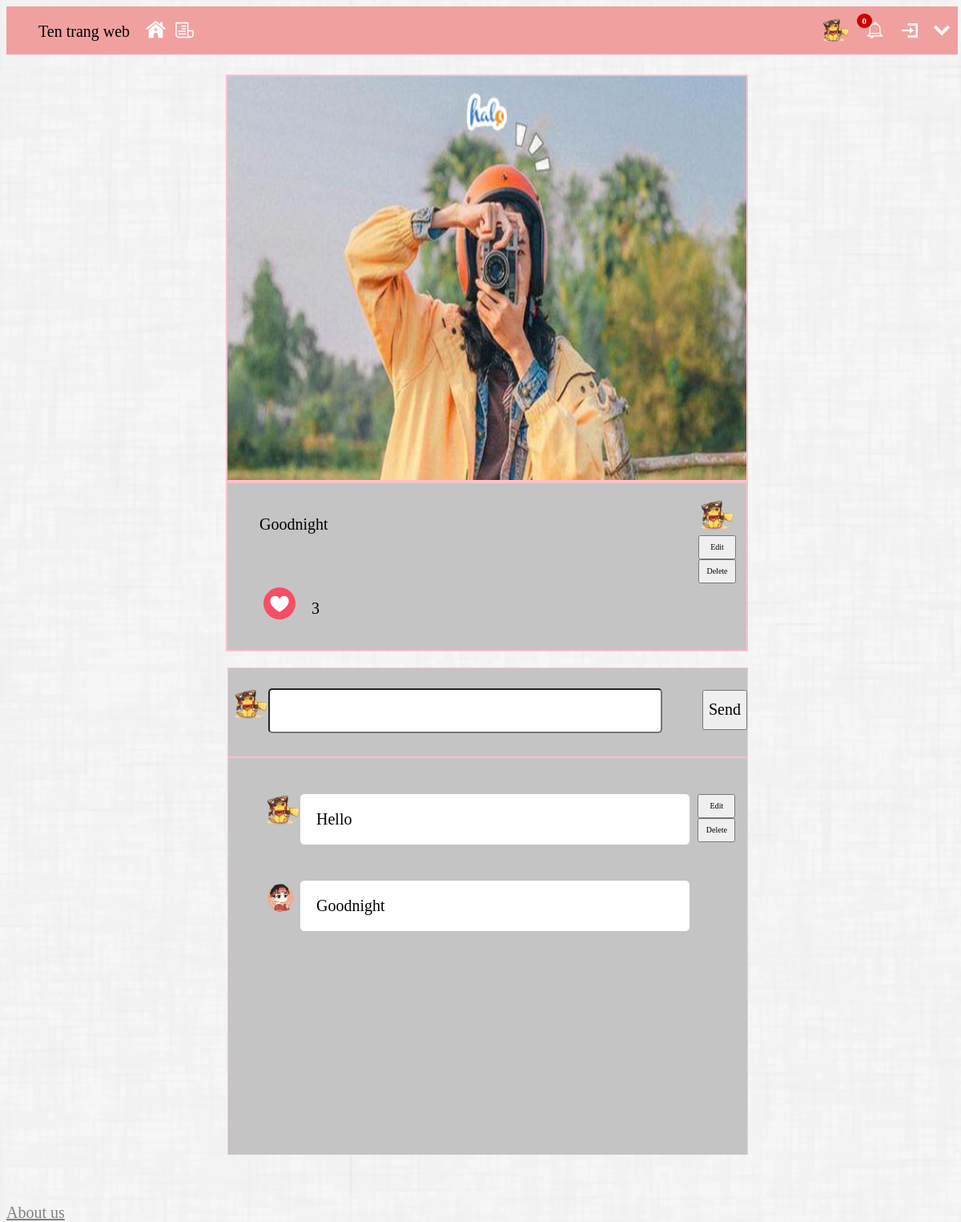
The app's page /Code/Featured_photo.php?id=3 (signed in), older data.
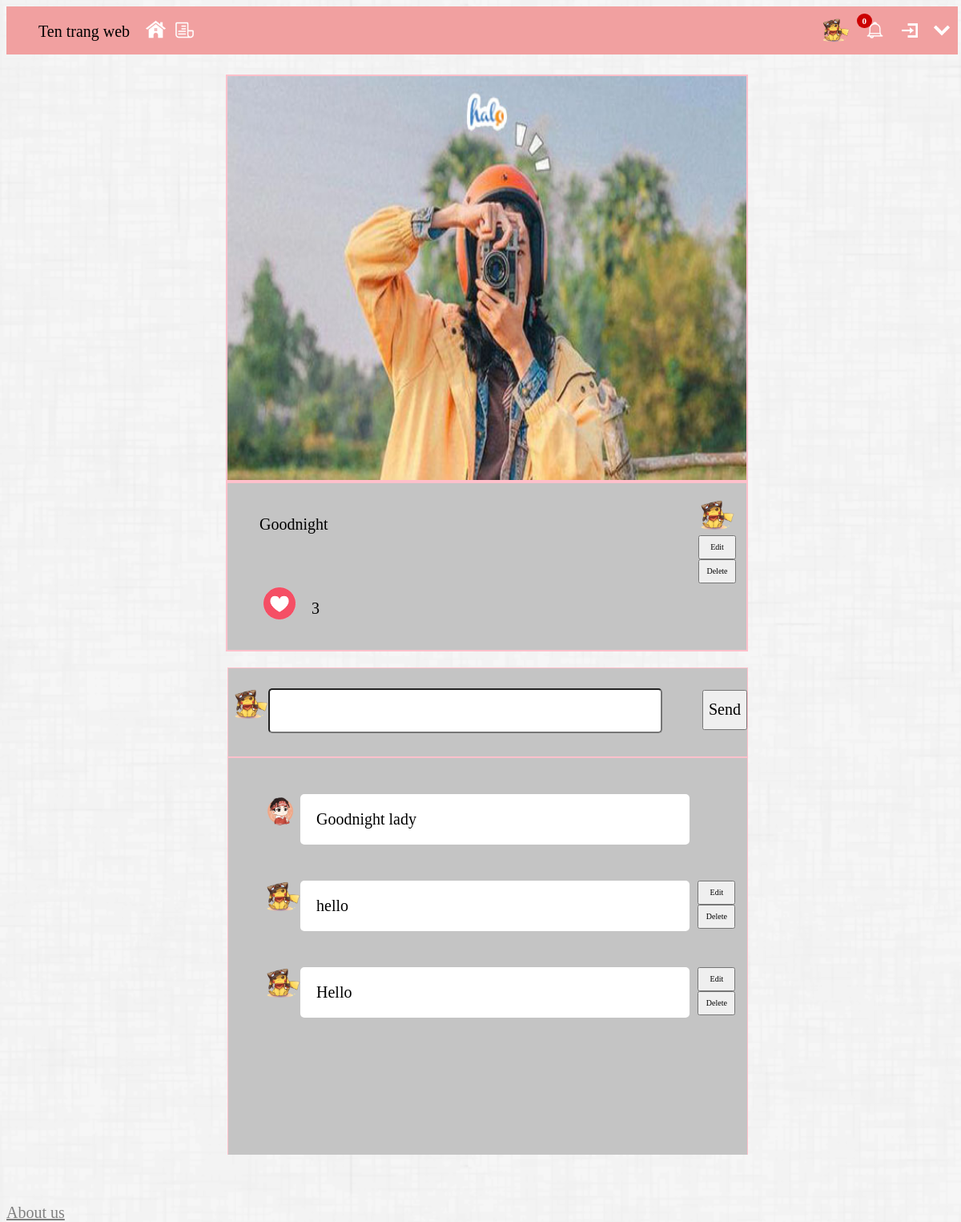
The same page, newer data.
### tables this page shows
CREATE TABLE `avatar` (
  `id` int(11) NOT NULL,
  `id_user` varchar(50) NOT NULL,
  `link` varchar(4000) NOT NULL
);

CREATE TABLE `picture` (
  `id` int(11) NOT NULL,
  `id_post` int(11) NOT NULL,
  `id_user` varchar(50) NOT NULL,
  `link` varchar(4000) NOT NULL
);

CREATE TABLE `post` (
  `id` int(11) NOT NULL,
  `id_user` varchar(50) NOT NULL,
  `caption` varchar(4000) NOT NULL,
  `vote` int(11) NOT NULL,
  `publish_time` datetime DEFAULT NULL
);

CREATE TABLE `comment` (
  `id` int(11) NOT NULL,
  `id_user` varchar(50) NOT NULL,
  `id_post` int(11) NOT NULL,
  `content` varchar(4000) NOT NULL,
  `publish` datetime DEFAULT NULL
);

### Code/Featured_photo.php (the view, shortened to what this page needs)
<!doctype html>
<?php
$conn = mysqli_connect("localhost", "root","", "picture_social");
?>
<html>
    <head>
        <link rel="stylesheet" type ="text/css" href="header_footer.css">
        <link rel="stylesheet" type="text/css" href="featured_photo.css">
    </head>
    <body>
        <?php
            if(isset($_GET["id"])){
                $id_post = $_GET["id"];
            }
            $sql = "select * from post where id = ".$id_post;
            $result = mysqli_query($conn, $sql, null);
            $row = mysqli_fetch_assoc($result);
            $sql = "select * from picture where id_post = ".$id_post;
            $result = mysqli_query($conn, $sql, null);
            $row_1 = mysqli_fetch_assoc($result);
            $username = $row["id_user"];
            $sql = "select * from avatar where id_user = '".$username."'";
            $result = mysqli_query($conn, $sql, null);
            $row_3 = mysqli_fetch_assoc($result);
            if(isset($_POST['edit'])){
                $content = $_POST['content'];
                $idc = $_POST['idcmt'];
            }
            else{
                $content = "";
            }
            if(isset($_POST['editP'])){
                $caption = $_POST['content'];
            }
            else{
                $caption = "";
            }
                ?>
        <div class="header">
            <div class="header_1">
                <ul style="list-style-type: none">
                    <li>
                        <p style="display: inline;" class="tenweb">Ten trang web</p>
                    </li>
                    <li>
                        <a class="home" href="Home.php">
                            <img src="../Picture/home.png" class="icon_h">
                        </a>
                    </li>
                    <li>
                        <a class="feed" href="Feed.php">
                            <img src="../Picture/feed.png" class="icon_h">
                        </a>
                    </li>
                </ul>
            </div>
            <div class="header_2" id="header_2">
                <ul style="list-style-type: none" id="r_link">
                    <?php
                    if(isset($_SESSION['username'])){
                        $user = $_SESSION['username'];
                        $sql = "select * from avatar where id_user = '$user'";
                        $result = mysqli_query($conn, $sql, null);
                        $rows = mysqli_fetch_assoc($result);
                        ?>
                    <li>
                        <a class="user" href="user.php">
                            <img src="<?php echo $rows['link']?>" class="icon_h">
                        </a>
                    </li>
                        <?php
                    }
                    ?>
                    <li id="notification_li">
                        <span id="notification_count">0</span>
                        <div class="bell" id="notificationLink" onclick="Notification()">
                            <img src="../Picture/bell.png" class="icon_h" id="icon_h">
                        </div>
                    </li>
                    <li>
                        <a class="login" href="login.php">
                            <img src="../Picture/login.png" class="icon_h">
                        </a>
                    </li>
                    <li>
                        <a class="register" href="signup.php">
                            <img src="../Picture/register.png" class="icon_h">
                        </a>
                    </li>
                </ul>
            </div>
        </div>
        <div class="main">
                <div id="picture" class="picture">
                    <?php
                        echo "<img id=\"picture_1\" class = \"picture_1\" src = ".$row_1["link"].">";
                    ?>
                </div>
                 <div class="content">
                    <div class="caption_1">
                        <ul style="list-style-type: none">
                            <li style="display: flex;">
                                <div id="cap_1" class="cap_1">
                                    <?php
                                        echo "<p>".$row["caption"]."</p>";
                                    ?>
                                </div>
                                <div id="cap_2" class="cap_2">
                                    <?php
                                    if(isset($_SESSION['username'])){
                                        if($row_3['id_user'] != $_SESSION['username']){
                                            $ur = $row_3['id_user'];
                                            echo "<a class=\"user_1\" href=\"user_1.php?user=$ur\"><img class =\"ava ava_user\" id=\"ava_user\" src=".$row_3["link"]."></a>";
                                        }
                                        else{
                                            echo "<a class=\"user_1\" href=\"user.php?\"><img class =\"ava ava_user\" id=\"ava_user\" src=".$row_3["link"]."></a>";
                                            if($content == ""){
                                            ?>
                                    <form class="edit" method="post" action="Featured_photo.php?id=<?php echo $id_post;?>">
                                                    <input type="submit" value="Edit" name="editP">
                                                </form>
                                                <form class="edit" method="post" action="Featured_photo.php?id=<?php echo $id_post;?>">
                                                    <input type="submit" value="Delete" name="deleteP">
                                                </form>
                                            <?php
                                        }
                                        }
                                    }
                                    else{
                                        echo "<a class=\"user_1\" href=\"#\"><img class =\"ava ava_user\" id=\"ava_user\" src=".$row_3["link"]."></a>";
                                    }
                                    ?>
                                </div>
                            </li>
                            <li style="display: flex">
                                <div id="cap_3" class="cap_3" style="display: flex;">
                                    <a id="vote" class="vote" href="vote.php?id=<?php echo $id_post;?>&s=1"><img id="vote_1" class="vote_1" src="../Picture/vote.png"></a>
                                    <?php
                                        echo "<p id=\"count_vote\" class = \"count_vote\">".$row["vote"]."</p>";
                                    ?>
                                </div>
                            </li>
                        </ul>
                    </div>
                    <div id="comment" class="comment">
                        <?php
                        if(isset($_SESSION['username'])){
                            $conn = mysqli_connect("localhost", "root","", "picture_social");
                            $sql = "select * from avatar where id_user ='".$_SESSION['username']."'";
                            $result = mysqli_query($conn, $sql, null);
                            $u1 = mysqli_fetch_assoc($result);
                            if($caption != ""){
                                ?>
                        <div id="my_cmt" class="my_cmt">
                                <a href="user.php" class="my_profile">
                                    <?php echo "<img class = \"ava\" src =\"".$u1["link"]."\">"; ?>
                                </a>
                                <form method="post" action="ValidCmt.php?id=<?php echo $id_post; ?>&p=1" style="display:flex; width:100%;">
                                    <input id="my_cmt_1" class="my_cmt_1" type="text" name="comment" value="<?php echo $caption; ?>">
                                    <button id="my_submit" class="my_submit"   onclick="">Send</button>
                                </form>
                        </div>
                        <div id="all_cmt" class="all_cmt">
                        </div>
                                <?php
                            }
                            else{
                            if($content != ""){
                                ?>
                            <div id="my_cmt" class="my_cmt">
                                <a href="user.php" class="my_profile">
                                    <?php echo "<img class = \"ava\" src =\"".$u1["link"]."\">"; ?>
                                </a>
                                <form method="post" action="ValidCmt.php?id=<?php echo $id_post; ?>&s=1&idc=<?php echo $idc;?>" style="display:flex; width:100%;">
                                    <input id="my_cmt_1" class="my_cmt_1" type="text" name="comment" value="<?php echo $content; ?>">
                                    <button id="my_submit" class="my_submit"   onclick="">Send</button>
                                </form>
                            </div>
                            <div id="all_cmt" class="all_cmt">
                            </div>
                                <?php
                            }
                            else{
                                ?>
                            <div id="my_cmt" class="my_cmt">
                                <a href="user.php" class="my_profile">
                                    <?php echo "<img class = \"ava\" src =\"".$u1["link"]."\">"; ?>
                                </a>
                                <form method="post" action="ValidCmt.php?id=<?php echo $id_post; ?>" style="display:flex; width:100%;">
                                    <input id="my_cmt_1" class="my_cmt_1" type="text" name="comment">
                                    <button id="my_submit" class="my_submit"   onclick="">Send</button>
                                </form>
                            </div>
                            <div id="all_cmt" class="all_cmt">
                            <ul id="a_cmt" class="a_cmt" style="list-style-type: none">
                                <?php
                                    $sql = "select * from comment where id_post = ".$id_post." order by publish desc";
                                    $result = mysqli_query($conn, $sql, null);
                                    while($row_4 = mysqli_fetch_assoc($result)){
                                        $sql_1 = "select * from avatar where id_user = '".$row_4["id_user"]."'";
                                        $result_1 = mysqli_query($conn, $sql_1, null);
                                        $row_5 = mysqli_fetch_assoc($result_1);
                                        echo "<li class=\"all_cmts\">";
                                        echo "<a class=\"proflie_user_1\" href=\"user_1.php?user=".$row_4['id_user']."\"><img class=\"ava\" src=".$row_5["link"]."></a>";
                                        echo "<div class=\"cmt_user\">";
                                        echo "<p>".$row_4["content"]."</p>";
                                        echo "</div>";
                                        if(isset($_SESSION['username'])){
                                            if($row_4['id_user'] == $_SESSION['username']){
                                                ?>
                                <div class="edit_delete">
                                                <form class="edit" method="post" action="Featured_photo.php?id=<?php echo $id_post;?>">
                                                    <input type="submit" value="Edit" name="edit">
                                                </form>
                                                <form class="edit" method="post" action="Featured_photo.php?id=<?php echo $id_post;?>">
                                                    <input type="submit" value="Delete" name="delete">
                                                </form>
                                </div>
                                                <?php
                                            }
                                        }
                                        echo "</li>";
                                    }
                                ?>
                            </ul>
                        </div>
                            <?php
                        }
                        }
                        }
                        ?>
                    </div>
                </div>
            </div>
        <div class="footer">
            <a href="#" id="aboutus" style="color: gray">About us</a>
        </div>
    </body>
</html>

### Code/header_footer.css (style rules this page uses)
* { font-family: aria; font-size: 20px; color: black; }
body { background-image: url(../Picture/furley_bg.png); background-size: cover; }
.icon_h { width: 20px; margin-left: 5px; }
.header { height: 60px; width: 99vw; background-color: #F1A0A0; position: relative; top: 0px; display: flex; }
.header ul { display: flex; }
.home, .feed, .bell, .login, .register, .user { background: none; border: 0px; }
.register { position: absolute; right: 10px; }
.login { position: absolute; right: 50px; }
.bell { position: absolute; right: 90px; }
.user { position: absolute; right: 135px; }
.home img { width: 55px; position: relative; top: -19px; }
.feed img { width: 27px; position: relative; top: -4px; left: -10px; }
.bell img { width: 27.4px; position: relative; top: -4px; }
.register img { margin-left: 10px; }
.user img { width: 40px; position: relative; top: -6px; }
.footer { width: 100%; font-size: 15px; position: absolute; bottom: 0px; }
#notification_count { padding: 3px 7px 3px 7px; background: #cc0000; color: #ffffff; font-weight: bold; margin-left: 77px; border-radius: 9px; -moz-border-radius: 9px; -webkit-border-radius: 9px; position: absolute; right: 107px; margin-top: -11px; font-size: 11px; }

### Code/featured_photo.css (style rules this page uses)
.main { overflow: auto; height: 90vh; display: flex; flex-direction: column; width: 100vw; }
.picture { margin-left: auto; margin-right: auto; width: 90vw; display: flex; margin-top: 25px; }
.content { margin-left: auto; margin-right: auto; width: 90vw; display: flex; flex-direction: column; }
.picture_1 { width: 60%; height: 42vw; background-color: azure; border: 2.5px solid pink; margin-left: auto; margin-right: auto; }
.caption_1 { width: 60%; background-color: #c4c4c4; border: 2.5px solid pink; margin-left: auto; margin-right: auto; }
.cap_1 { width: 90%; margin-right: 10px; }
.cap_3 { width: 90%; }
.ava { width: 50px; }
.vote_1 { width: 50px; }
.count_vote { margin-left: 15px; }
.cmt, .ava_user { margin-right: 10px; }
#comment { display: flex; flex-direction: column; width: 60%; margin-left: auto; margin-right: auto; }
.my_cmt { width: 100%; height: 110px; background-color: #c4c4c4; display: flex; margin-top: 20px; border: 1px solid pink; }
.my_profile { margin-top: 25px; }
form { display: flex; flex-direction:row; width: 80%; }
.my_cmt_1 { margin-top: 25px; width: 100%; height: 50px; border-radius: 5px; }
.my_submit { height: 50px; margin-top: 27px; margin-left: 50px }
.all_cmt { border: 1px solid pink; width: 100%; height: 500px; background-color: #c4c4c4; overflow: auto; }
.all_cmts { display: flex; flex-direction: row; }
.cmt_user { width: 80%; background-color: white; border-radius: 5px; }
.cmt_user p { margin-left: 20px; }
.a_cmt li { margin-top: 45px; }
p { word-wrap: break-word; }
.edit_delete { margin-left: 5px; }
.edit input { width: 60px; height: 30px; font-size: 10px; margin-left: 5px; }

Row changes from the older to the newer data that the page shows:
removed comment: avatar.link (picture), content "Goodnight"
added comment: avatar.link (picture), content "Goodnight lady"
added comment: avatar.link (picture), content "hello"
